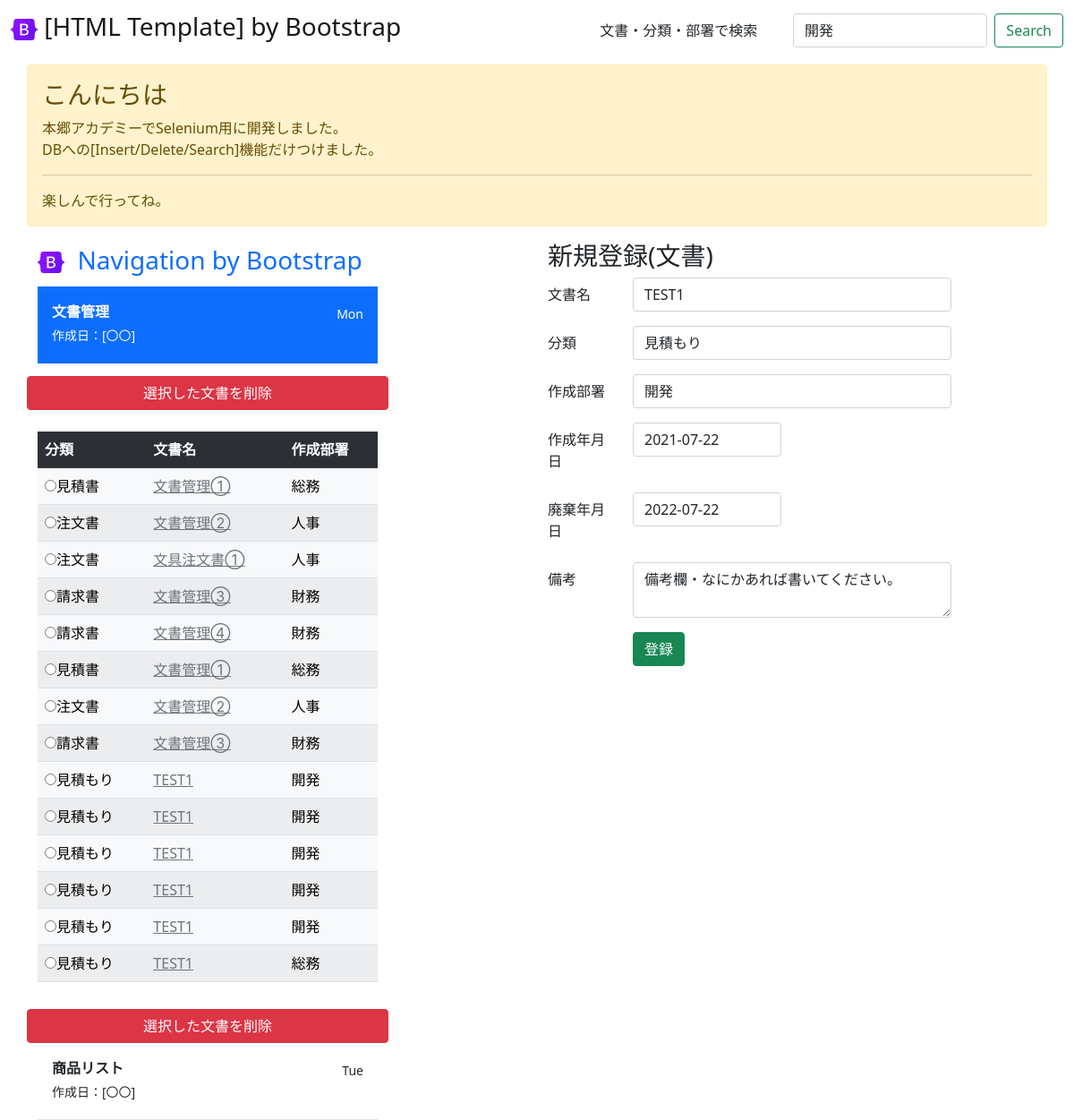
The page / on the database its author committed.
### tables this page shows
CREATE TABLE 'COMPANY_DOCUMENT_LIST' (
    'document_num' INTEGER NOT NULL,
    'comp_id' INTEGER NOT NULL,
    'category' TEXT,
    'document_name' TEXT,
    'company_deploy' TEXT,
    'from_save_date' DATE,
    'disposal_date' DATE,
    'remarks' TEXT,
    PRIMARY KEY('document_num' AUTOINCREMENT)
);

### main.py (the view)
@app.route('/')
def index():
    flag='index'
    items=[]
    conn=sqlite3.connect(db_name)
    cursor=conn.cursor()
    sql='SELECT * from COMPANY_DOCUMENT_LIST;'
    cursor.execute(sql)
    items=cursor.fetchall()
    sql='SELECT NAME FROM sqlite_master WHERE TYPE=\'table\';'
    cursor.execute(sql)
    table=cursor.fetchall()[1:]
    conn.close()
    return render_template(
    'main.html',
    items=items, page_title=page_title, flag=flag)

### templates/main.html (shortened to what this page needs)
<!doctype html>
<html lang="ja">
    <head>
        <link href="https://cdn.jsdelivr.net/npm/bootstrap@5.0.2/dist/css/bootstrap.min.css" rel="stylesheet">
    </head>
    <body>
      <nav class="navbar fixed-top navbar-light" style=''>
        <div class="container-fluid">
          <a class="navbar-brand" href="#"><h3><img src="./static/img/bootstrap-logo.svg" alt="" width="30" height="24">&nbsp;[HTML Template] by Bootstrap</h3></a>
          <form method='POST' action='/search' class='d-flex'>
              <label for="exampleFormControlInput1" class="col-xl-5 col-form-label">文書・分類・部署で検索</label>
              <input name='search_word' value='開発' class="form-control me-2">
              <button type="submit" class="btn btn-outline-success" id='document_search'>Search</button>
          </form>
        </div>
      </nav>
      <div class='container'>
        <br><br><br>
        <div class='row'>
          <div class="alert alert-warning" role="alert">
            <h3 class="alert-heading">こんにちは</h3>
            <p>本郷アカデミーでSelenium用に開発しました。<br>
               DBへの[Insert/Delete/Search]機能だけつけました。</p>
            <hr>
            <p class="mb-0">楽しんで行ってね。</p>
          </div>
        <div class='col-sm' style='width:380px;'>
        <div class="d-flex flex-column align-items-stretch flex-shrink-0 bg-white" style="width: 380px;">
            <a class="navbar-brand" href="#">
              <h3><img src="./static/img/bootstrap-logo.svg" alt="" width="30" height="24">
                &nbsp;Navigation by Bootstrap</h3></a>
            <div class="list-group list-group-flush border-bottom scrollarea">
              <a href="#" class="list-group-item list-group-item-action active py-3 lh-tight" aria-current="true">
                <div class="d-flex w-100 align-items-center justify-content-between">
                  <strong class="mb-1">文書管理</strong>
                  <small>Mon</small>
                </div>
                <div class="col-10 mb-1 small">作成日：[〇〇]</div>
              </a>
              <form method='POST' action='/delete'>
              <div class="row">
                <label for="exampleFormControlInput1" class="col-sm-2 col-form-label"></label>
                <button type="submit" class="btn btn-danger" id='delete_document'>選択した文書を削除</button>
              </div>
              <br>
              <table class='table table-light table-striped'>
                <tr class='table-dark'>
                  <th>分類</th>
                  <th>文書名</th>
                  <th>作成部署</th>
                </tr>
                {% for row in items %}
                <tr>
                  <td><input type='radio' name='document_num' value='{{row[0]}}'>{{row[2]}}</td>
                  <td><a href='#' class="link-secondary">{{row[3]}}</a></td>
                  <td>{{row[4]}}</td>
                </tr>
                {% endfor %}
              </table>
              <div class="row">
                <label for="exampleFormControlInput1" class="col-sm-2 col-form-label"></label>
                <button type="submit" class="btn btn-danger" id='delete_document'>選択した文書を削除</button>
              </div>
              </form>
              <a href="#" class="list-group-item list-group-item-action py-3 lh-tight" aria-current="true">
                <div class="d-flex w-100 align-items-center justify-content-between">
                  <strong class="mb-1">商品リスト</strong>
                  <small>Tue</small>
                </div>
                <div class="col-10 mb-1 small">作成日：[〇〇]</div>
              </a>
            </div>
          </div>
        </div>
        <div class='col-xl'>
          <form action='insert' method='POST'>
            <h3>新規登録(文書)</h3>
            <div class="row mb-3">
              <label for="exampleFormControlInput1" class="col-sm-2 col-form-label">文書名</label>
              <div class="col-sm-8">
                <input name='document_name' value='TEST1' class="form-control col-sm-2">
              </div>
            </div>
            <div class="row mb-3">
              <label for="exampleFormControlInput1" class="col-sm-2 col-form-label">分類</label>
              <div class="col-sm-8">
                <input name='category' value='見積もり' class="form-control">
              </div>
            </div>
            <div class="row mb-3">
              <label for="exampleFormControlInput1" class="col-sm-2 col-form-label">作成部署</label>
              <div class="col-sm-8">
                <input name='company_deploy' value='開発' class="form-control">
              </div>
            </div>
            <div class="row mb-3">
              <label for="exampleFormControlInput1" class="col-sm-2 col-form-label">作成年月日</label>
              <div class="col-sm-4">
                <input name='from_save_date' value='2021-07-22' class="form-control">
              </div>
            </div>
            <div class="row mb-3">
              <label for="exampleFormControlInput1" class="col-sm-2 col-form-label">廃棄年月日</label>
              <div class="col-sm-4">
                <input name='disposal_date' value='2022-07-22' class="form-control">
              </div>
            </div>
            <div class="row mb-3">
              <label for="exampleFormControlInput1" class="col-sm-2 col-form-label">備考</label>
              <div class="col-sm-8">
                <textarea name='remark' class="form-control">備考欄・なにかあれば書いてください。</textarea>
              </div>
            </div>
            <div class="row mb-3">
              <label for="exampleFormControlInput1" class="col-sm-2 col-form-label"></label>
              <div class="col-sm-4">
                <button type="submit" class="btn btn-success" id='new_document'>登録</button>
            </div>
          </form>
        </div>
        </div>
        </div>
    </body>
</html>

### rows shown on the page
COMPANY_DOCUMENT_LIST: category "見積書", document_name "文書管理①", company_deploy "総務"
COMPANY_DOCUMENT_LIST: category "注文書", document_name "文書管理②", company_deploy "人事"
COMPANY_DOCUMENT_LIST: category "注文書", document_name "文具注文書①", company_deploy "人事"
COMPANY_DOCUMENT_LIST: category "請求書", document_name "文書管理③", company_deploy "財務"
COMPANY_DOCUMENT_LIST: category "請求書", document_name "文書管理④", company_deploy "財務"
COMPANY_DOCUMENT_LIST: category "見積書", document_name "文書管理①", company_deploy "総務"
COMPANY_DOCUMENT_LIST: category "注文書", document_name "文書管理②", company_deploy "人事"
COMPANY_DOCUMENT_LIST: category "請求書", document_name "文書管理③", company_deploy "財務"
COMPANY_DOCUMENT_LIST: category "見積もり", document_name "TEST1", company_deploy "開発"
COMPANY_DOCUMENT_LIST: category "見積もり", document_name "TEST1", company_deploy "開発"
COMPANY_DOCUMENT_LIST: category "見積もり", document_name "TEST1", company_deploy "開発"
COMPANY_DOCUMENT_LIST: category "見積もり", document_name "TEST1", company_deploy "開発"
COMPANY_DOCUMENT_LIST: category "見積もり", document_name "TEST1", company_deploy "開発"
COMPANY_DOCUMENT_LIST: category "見積もり", document_name "TEST1", company_deploy "総務"
